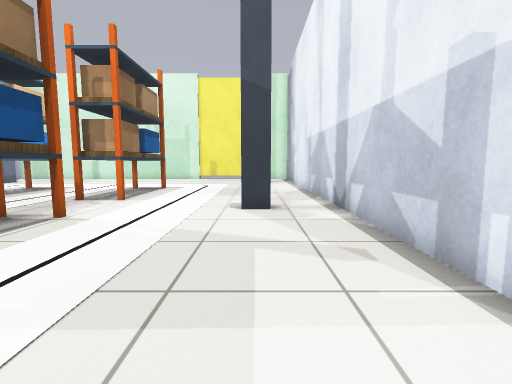
view 1 (above)

16 first-person views from a walk through a robot-simulator world made for Gazebo. The camera is 0.72 m above the floor, tilts 6° down and sees 85° across. The floor is counted in squares, 0.5 m on a side. Each view is taken from the middle of a square. On the plan, view 1 faces up. The plan holds only what a view shows up to about 14 squares ahead; the rest is blank. Gazebo's built-in surfaces are drawn with simple patterns.

view 2
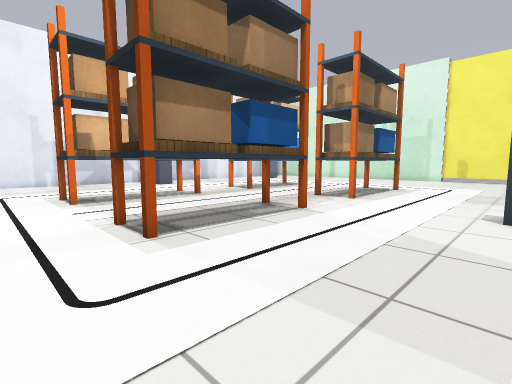

view 3
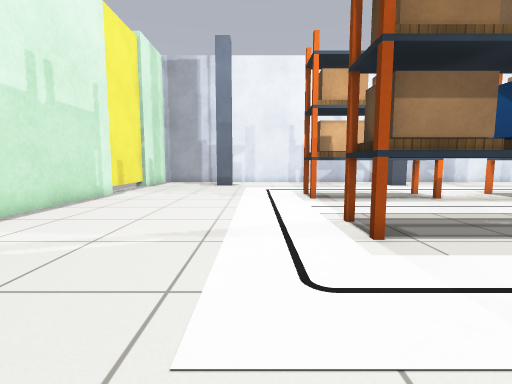

view 4
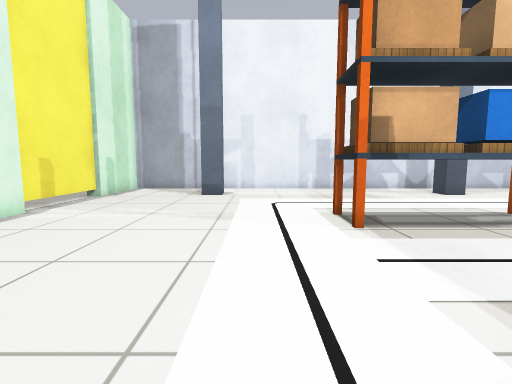

view 5
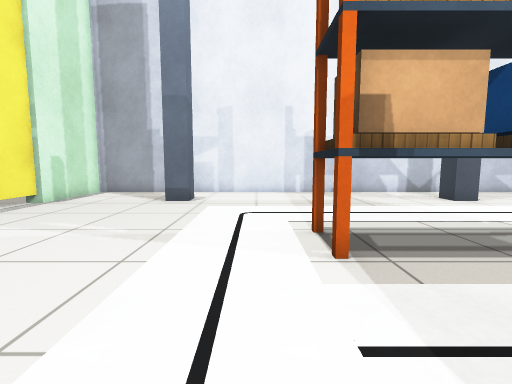

view 6
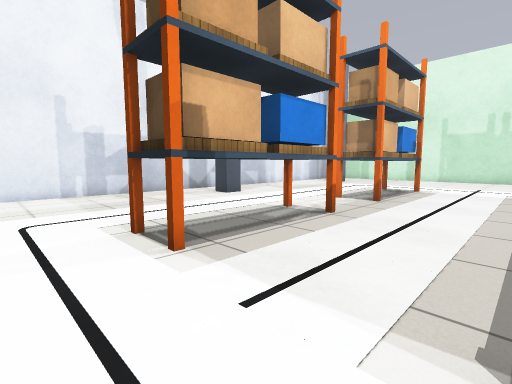

view 7
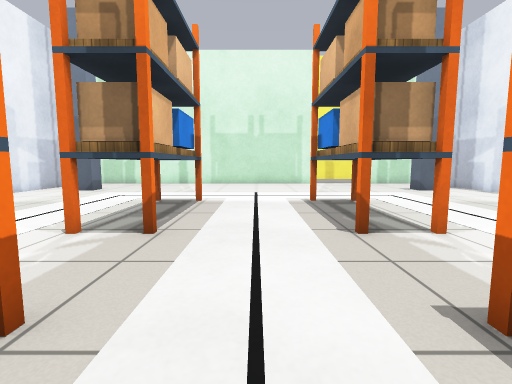

view 8
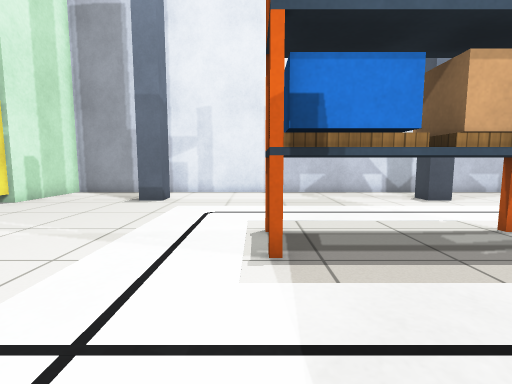

view 9
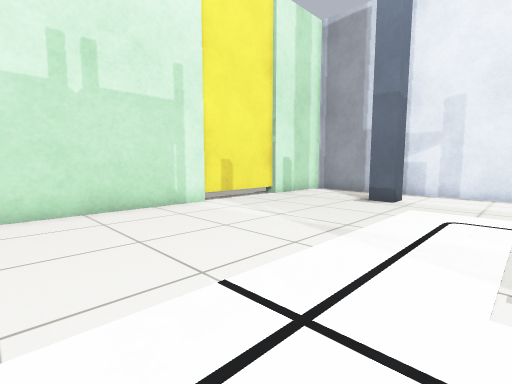

view 10
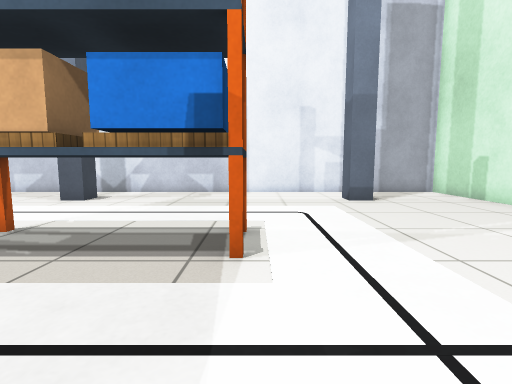

view 11
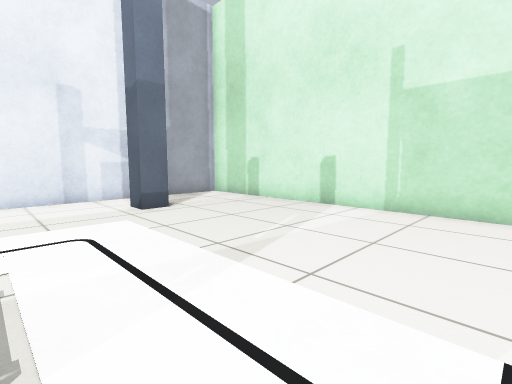

view 12
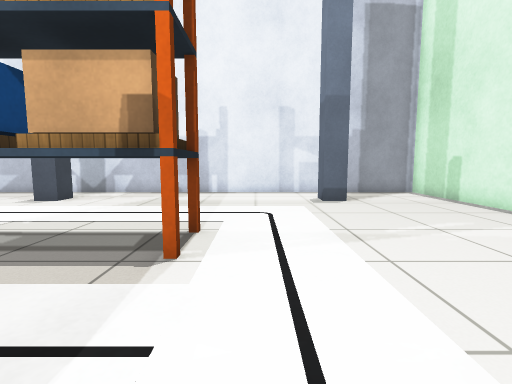

view 13
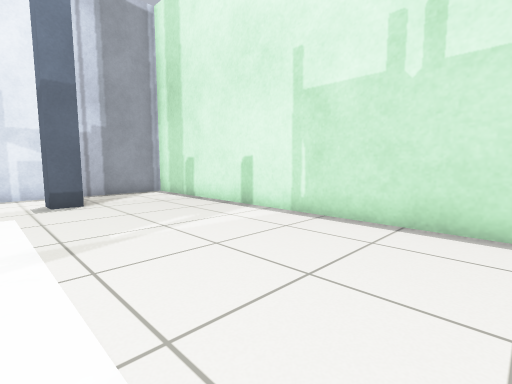

view 14
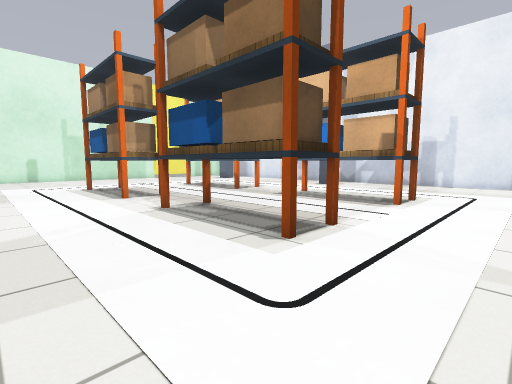

view 15
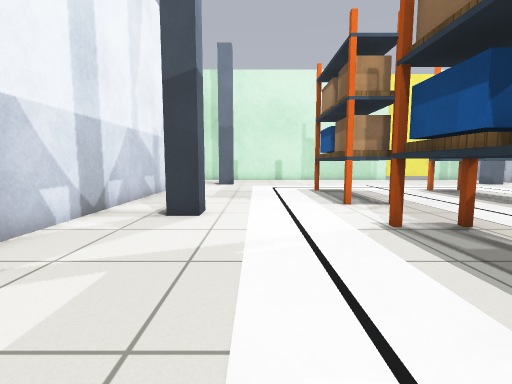

view 16
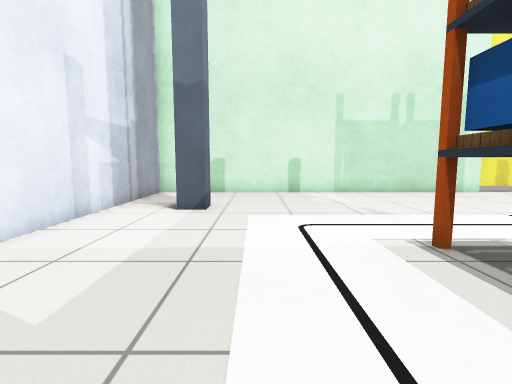

### Floor plan
Key: @ floor where view 1 was taken; # wall or solid block; . floor; P blue post; B yellow box; O other object.
Columns run from 21 left of view 1 to 3 right of it. Each row starts with its distance up from view 1.
 25 #################BBB#####
 24 #.......................#
 23 #.......................#
 22 #.......................#
 21 #...................... #
 20 #..P.................P..#
 19 #.......................#
 18 #.......................#
 17 #.......................#
 16 #........O.....O........#
 15 #.......OOO...OOO.......#
 14 #.......OOO...OOO.......#
 13 #.......OOO...OOO.......#
 12 #.......OOO...OOO.......#
 11 #.......OOO...OOO.......#
 10 #.......................#
  9 #..P.................P..#
  8 #.......................#
  7 #.......OOO...OOO.......#
  6 #.......OOO...OOO.......#
  5 #.......OOO...OOO.......#
  4 #.......OOO...OOO.......#
  3 #.......OOO...OOO.......#
  2 #........O.....O........#
  1 #.......................#
  0 #....................@..#
 -1 #.......................#
 -2 #..P.................P..#
 -3 # ......................#
 -4 #.......................#
 -5 #.......................#
 -6 #.......................#
 -7 #####BBB#################
 -8    .....

Positions as (right, up) in squares from view 1, and headings:
1: (0, 0), facing up
2: (0, 0), facing up-left
3: (0, 0), facing left
4: (-5, 0), facing left
5: (-7, 1), facing left
6: (-7, 0), facing up-left
7: (-9, 5), facing up
8: (-11, 16), facing right
9: (-11, 16), facing up-right
10: (-7, 16), facing left
11: (-9, 16), facing up-left
12: (-11, 1), facing right
13: (-11, 0), facing down-right
14: (-17, -1), facing up-right
15: (-16, 1), facing up
16: (-16, 11), facing up
